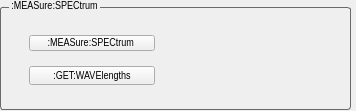
     <widget class="QWidget" name="widget_hera_07_measure_spectrum" native="true">
      <property name="geometry">
       <rect>
        <x>303</x>
        <y>397</y>
        <width>356</width>
        <height>111</height>
       </rect>
      </property>
      <widget class="QGroupBox" name="groupBox_ar_params_12">
       <property name="geometry">
        <rect>
         <x>0</x>
         <y>0</y>
         <width>351</width>
         <height>110</height>
        </rect>
       </property>
       <property name="font">
        <font>
         <family>Arial Narrow</family>
         <pointsize>8</pointsize>
        </font>
       </property>
       <property name="styleSheet">
        <string notr="true">QGroupBox {

    border: 1px solid gray;
    border-color: #696969;
    border-radius: 3px;
    margin-top: 7px;
}

QGroupBox::title {
    subcontrol-origin: margin;
    left: 9px;
    padding: 0px 1px 0px 1px;
}</string>
       </property>
       <property name="title">
        <string>:MEASure:SPECtrum</string>
       </property>
       <property name="alignment">
        <set>Qt::AlignLeading|Qt::AlignLeft|Qt::AlignVCenter</set>
       </property>
       <widget class="QPushButton" name="pushButton_hera_measure_spectrum">
        <property name="geometry">
         <rect>
          <x>29</x>
          <y>35</y>
          <width>126</width>
          <height>16</height>
         </rect>
        </property>
        <property name="minimumSize">
         <size>
          <width>126</width>
          <height>16</height>
         </size>
        </property>
        <property name="maximumSize">
         <size>
          <width>126</width>
          <height>16</height>
         </size>
        </property>
        <property name="font">
         <font>
          <family>Arial Narrow</family>
          <pointsize>8</pointsize>
         </font>
        </property>
        <property name="text">
         <string>:MEASure:SPECtrum </string>
        </property>
       </widget>
       <widget class="QPushButton" name="pushButton_hera_get_wavelengths">
        <property name="geometry">
         <rect>
          <x>29</x>
          <y>66</y>
          <width>126</width>
          <height>19</height>
         </rect>
        </property>
        <property name="minimumSize">
         <size>
          <width>126</width>
          <height>19</height>
         </size>
        </property>
        <property name="maximumSize">
         <size>
          <width>126</width>
          <height>19</height>
         </size>
        </property>
        <property name="font">
         <font>
          <family>Arial Narrow</family>
          <pointsize>8</pointsize>
         </font>
        </property>
        <property name="text">
         <string>:GET:WAVElengths</string>
        </property>
       </widget>
      </widget>
     </widget>
